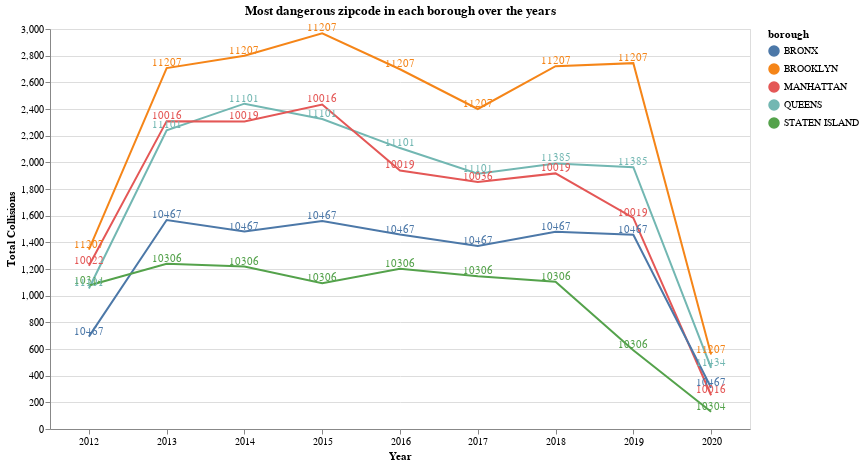

Notebook source saved alongside this figure:
### Code cell
source = data_df.groupby(['borough', 'zip_code', 'year']).size().reset_index(name='counts')
source = source.sort_values('counts', ascending=False).groupby(['borough', 'year']).head(1)
base = alt.Chart(source).mark_line().encode(
    x=alt.X('year:O', title='Year',axis=alt.Axis(labelAngle=-0)),
    y=alt.Y('counts:Q', title="Total Collisions"),
    color='borough:N',
).properties(
    height=400,
    width=700,
    title='Most dangerous zipcode in each borough over the years'
)

texts = base.mark_text(
    align='center',
    baseline='bottom',
).encode(
    text='zip_code:Q'
)
alt.layer(base, texts, data=source)

### Figure 1 — Vega-Lite specification as saved in the notebook (floating-point values rounded to 4 significant figures)
{"config": {"view": {"continuousWidth": 400, "continuousHeight": 300}}, "layer": [{"mark": "line", "encoding": {"color": {"type": "nominal", "field": "borough"}, "x": {"type": "ordinal", "axis": {"labelAngle": 0}, "field": "year", "title": "Year"}, "y": {"type": "quantitative", "field": "counts", "title": "Total Collisions"}}, "height": 400, "title": "Most dangerous zipcode in each borough over the years", "width": 700}, {"mark": {"type": "text", "align": "center", "baseline": "bottom"}, "encoding": {"color": {"type": "nominal", "field": "borough"}, "text": {"type": "quantitative", "field": "zip_code"}, "x": {"type": "ordinal", "axis": {"labelAngle": 0}, "field": "year", "title": "Year"}, "y": {"type": "quantitative", "field": "counts", "title": "Total Collisions"}}, "height": 400, "title": "Most dangerous zipcode in each borough over the years", "width": 700}], "data": {"name": "data-6c173ad5cacb9ba73e1038dc6f7481c2"}, "$schema": "https://vega.github.io/schema/vega-lite/v4.8.1.json", "datasets": {"data-6c173ad5cacb9ba73e1038dc6f7481c2": [{"borough": "BROOKLYN", "zip_code": "11207", "year": 2015, "counts": 2967}, {"borough": "BROOKLYN", "zip_code": "11207", "year": 2014, "counts": 2800}, {"borough": "BROOKLYN", "zip_code": "11207", "year": 2019, "counts": 2744}, {"borough": "BROOKLYN", "zip_code": "11207", "year": 2018, "counts": 2721}, {"borough": "BROOKLYN", "zip_code": "11207", "year": 2013, "counts": 2707}, {"borough": "BROOKLYN", "zip_code": "11207", "year": 2016, "counts": 2698}, {"borough": "QUEENS", "zip_code": "11101", "year": 2014, "counts": 2440}, {"borough": "MANHATTAN", "zip_code": "10016", "year": 2015, "counts": 2434}, {"borough": "BROOKLYN", "zip_code": "11207", "year": 2017, "counts": 2400}, {"borough": "QUEENS", "zip_code": "11101", "year": 2015, "counts": 2325}, {"borough": "MANHATTAN", "zip_code": "10016", "year": 2013, "counts": 2309}, {"borough": "MANHATTAN", "zip_code": "10019", "year": 2014, "counts": 2307}, {"borough": "QUEENS", "zip_code": "11101", "year": 2013, "counts": 2240}, {"borough": "QUEENS", "zip_code": "11101", "year": 2016, "counts": 2107}, {"borough": "QUEENS", "zip_code": "11385", "year": 2018, "counts": 1992}, {"borough": "QUEENS", "zip_code": "11385", "year": 2019, "counts": 1964}, {"borough": "MANHATTAN", "zip_code": "10019", "year": 2016, "counts": 1939}, {"borough": "MANHATTAN", "zip_code": "10019", "year": 2018, "counts": 1917}, {"borough": "QUEENS", "zip_code": "11101", "year": 2017, "counts": 1915}, {"borough": "MANHATTAN", "zip_code": "10036", "year": 2017, "counts": 1853}, {"borough": "MANHATTAN", "zip_code": "10019", "year": 2019, "counts": 1583}, {"borough": "BRONX", "zip_code": "10467", "year": 2013, "counts": 1567}, {"borough": "BRONX", "zip_code": "10467", "year": 2015, "counts": 1559}, {"borough": "BRONX", "zip_code": "10467", "year": 2014, "counts": 1481}, {"borough": "BRONX", "zip_code": "10467", "year": 2018, "counts": 1480}, {"borough": "BRONX", "zip_code": "10467", "year": 2016, "counts": 1458}, {"borough": "BRONX", "zip_code": "10467", "year": 2019, "counts": 1457}, {"borough": "BRONX", "zip_code": "10467", "year": 2017, "counts": 1373}, {"borough": "BROOKLYN", "zip_code": "11207", "year": 2012, "counts": 1345}, {"borough": "STATEN ISLAND", "zip_code": "10306", "year": 2013, "counts": 1240}, {"borough": "MANHATTAN", "zip_code": "10022", "year": 2012, "counts": 1224}, {"borough": "STATEN ISLAND", "zip_code": "10306", "year": 2014, "counts": 1218}, {"borough": "STATEN ISLAND", "zip_code": "10306", "year": 2016, "counts": 1201}, {"borough": "STATEN ISLAND", "zip_code": "10306", "year": 2017, "counts": 1146}, {"borough": "STATEN ISLAND", "zip_code": "10306", "year": 2018, "counts": 1105}, {"borough": "STATEN ISLAND", "zip_code": "10306", "year": 2015, "counts": 1094}, {"borough": "STATEN ISLAND", "zip_code": "10314", "year": 2012, "counts": 1076}, {"borough": "QUEENS", "zip_code": "11101", "year": 2012, "counts": 1054}, {"borough": "BRONX", "zip_code": "10467", "year": 2012, "counts": 693}, {"borough": "STATEN ISLAND", "zip_code": "10306", "year": 2019, "counts": 590}, {"borough": "BROOKLYN", "zip_code": "11207", "year": 2020, "counts": 558}, {"borough": "QUEENS", "zip_code": "11434", "year": 2020, "counts": 458}, {"borough": "BRONX", "zip_code": "10467", "year": 2020, "counts": 309}, {"borough": "MANHATTAN", "zip_code": "10016", "year": 2020, "counts": 253}, {"borough": "STATEN ISLAND", "zip_code": "10304", "year": 2020, "counts": 129}]}}
